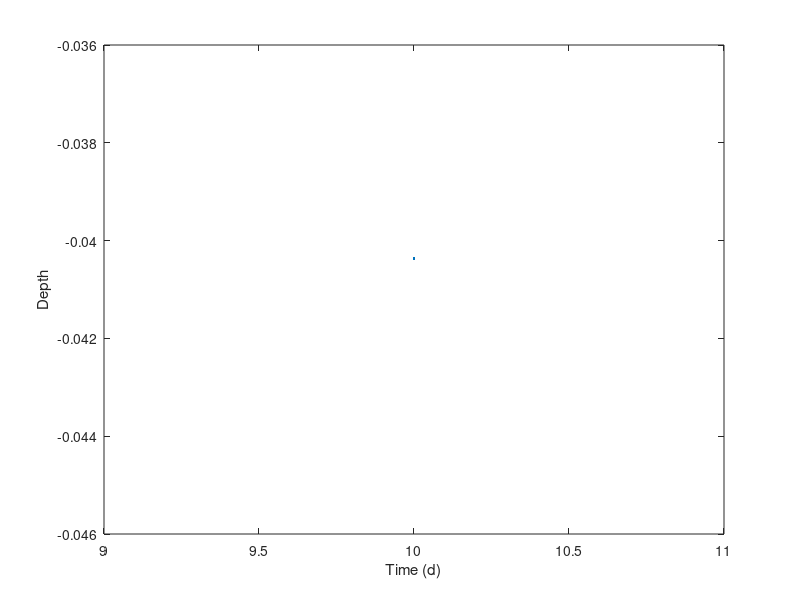

The MATLAB script that drew this image: (Note: this script raises an error after producing the figure.)
%% Ryan Fahrenkrug 
%% MECH 105 
%% Homework 1
clear
clc
%% Problem 1
clc
clear
A=1250; %m^2
Q=450; %m^3/d
t=0; %days
y=0;
for t=0:0.5:10
    y=3*(Q/A)*((sin(t))^2)-(Q/A);
    fprintf('y=%1.4f\n',y)
    fprintf('t=%1.1f\n',t)
end
plot(t,y)
xlabel('Time (d)')
ylabel('Depth')
table(t,y)

